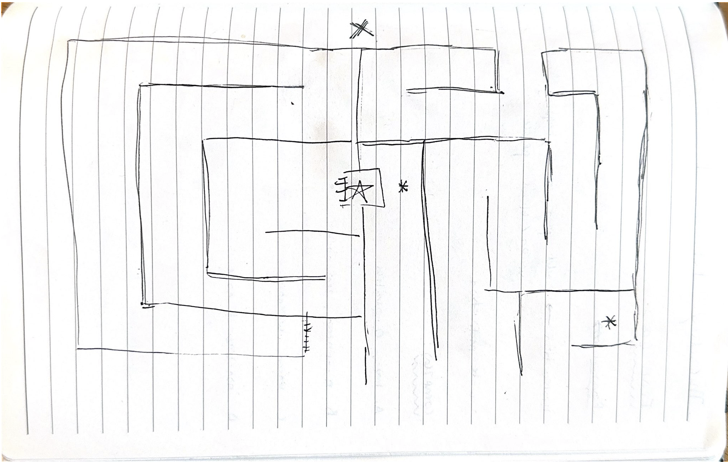
#> input picture lab_2/design/sketch1.png, 728 x 462 px
$ python edge_detection.py --image ../lab_2/design/sketch1.png   (older library calls are emulated)
#> lines starting #> are read from the running program, lines starting #| are printed output that depends on the picture
# Code adapted from LearnOpenCV
# https://learnopencv.com/edge-detection-using-opencv/

import cv2
import argparse
import pathlib


def main(args):
    img = cv2.imread(str(args.image))
#> img is the input picture: shape (462, 728, 3); mean B, G, R 246.1, 245.9, 246

    # Data preprocess
    grayscale_img = cv2.cvtColor(img, cv2.COLOR_BGR2GRAY)
    blur_img = cv2.GaussianBlur(grayscale_img, (3,3), 0)

    # Canny Edge Detection
    edges = cv2.Canny(image=blur_img, threshold1=100, threshold2=200) # Canny Edge Detection
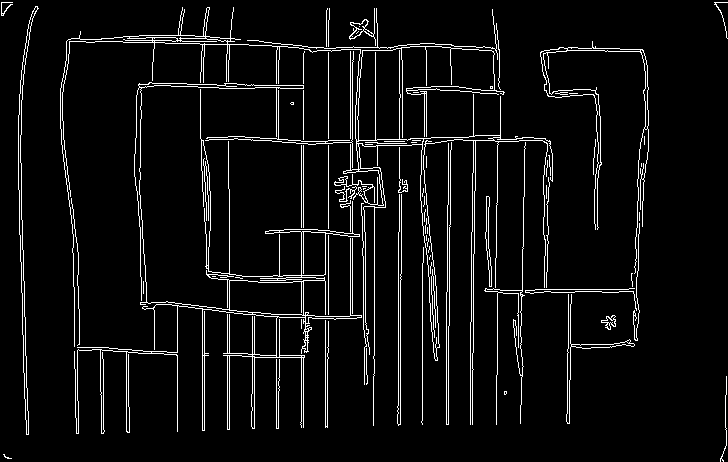
#> edges: shape (462, 728); 5.6% white in thin lines or dots
    cv2.imshow('Canny Edge Detection', edges)
    cv2.waitKey(0)
    cv2.destroyAllWindows()

    # Sobel Edge Detection
    sobel_xy = cv2.Sobel(src=blur_img, ddepth=cv2.CV_64F, dx=1, dy=1, ksize=5) # Combined X and Y Sobel Edge Detection
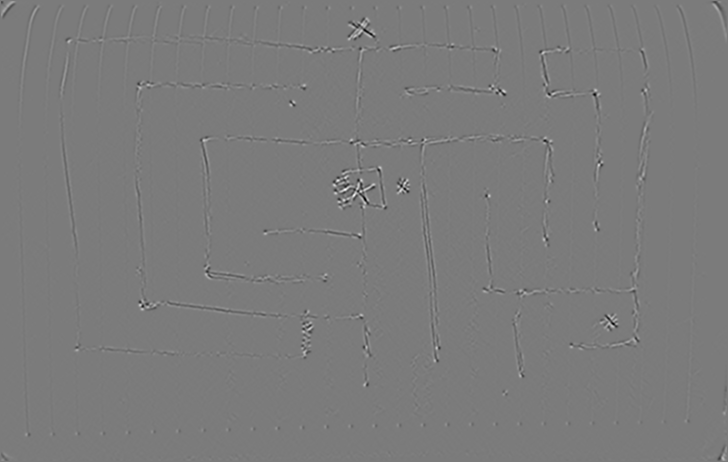
#> sobel_xy: shape (462, 728) float64; min -1699, max 1807, mean 0; drawn with min black and max white
    cv2.imshow('Sobel XY', sobel_xy)
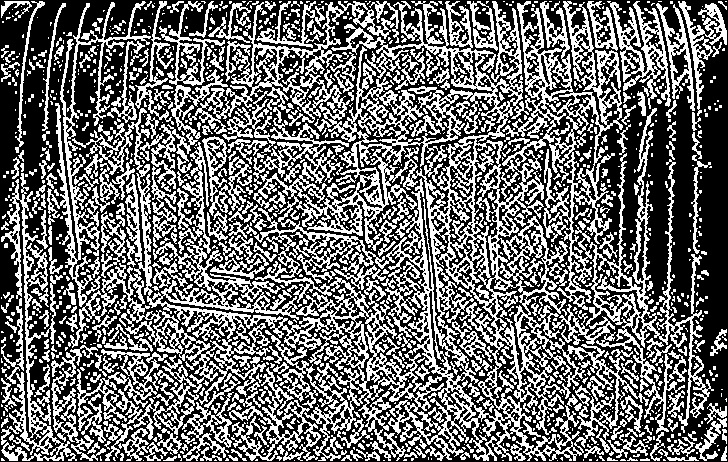
#> window 'Sobel XY': shape (462, 728); 42.7% white in thin lines or dots
    cv2.waitKey(0)


def get_args():
    parser = argparse.ArgumentParser()
    parser.add_argument('--image', type=pathlib.Path, default='./depth_images/depth_image.png')
    return parser.parse_args()


if __name__ == '__main__':
    args = get_args()
    main(args)
